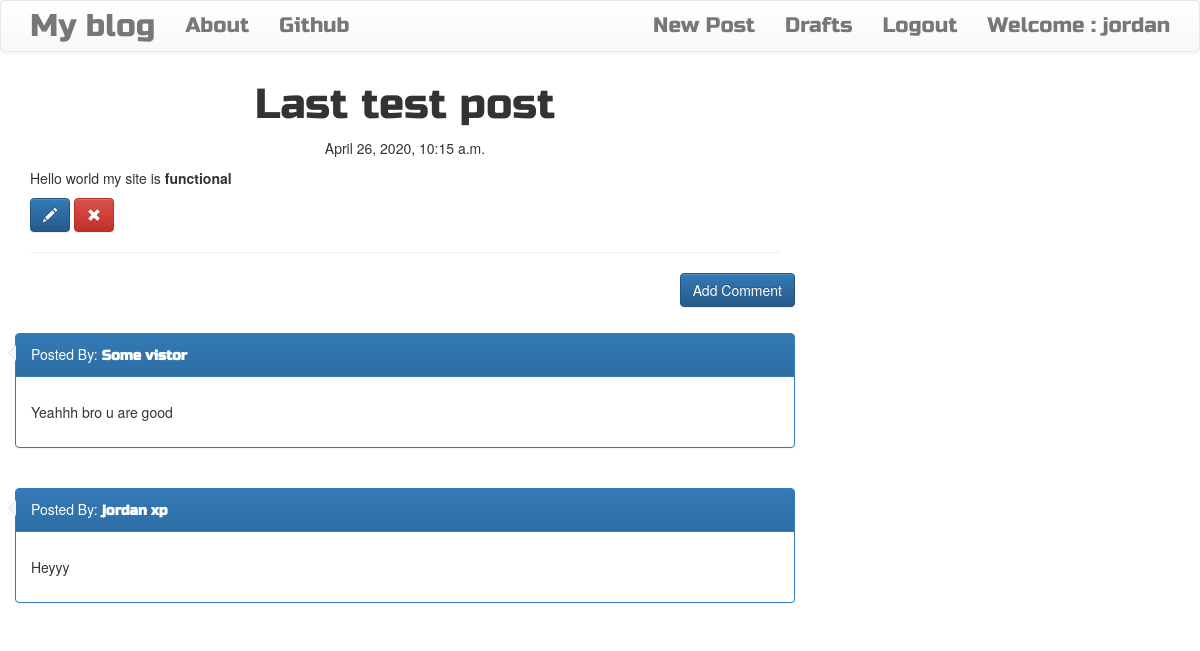
The page /blog/post/8 (signed in) on the database its author committed.
### blog/models.py (models this page shows, shortened)
class Post(models.Model):
    author = models.ForeignKey('auth.User',on_delete=models.PROTECT)
    title = models.CharField(max_length=250)
    text = models.TextField()
    create_date = models.DateTimeField(default=timezone.now)# timezone function and not executing it instead
    published_date = models.DateTimeField(blank=True,null=True)

class Comment(models.Model):
    post = models.ForeignKey('blog.Post', related_name='comments',on_delete=models.PROTECT)
    author = models.CharField(max_length=20)
    text = models.TextField()
    create_date = models.DateTimeField(default=timezone.now())
    approved_comment = models.BooleanField(default=False)

### blog/views.py (the view)
# urls.py: path("/post/<int:pk>",views.PostDetailView.as_view(),name="post_detail"),
class PostDetailView(DetailView):
    model = Post

### blog/templates/blog/post_detail.html (shortened to what this page needs)
{% extends 'blog/base.html' %}
{% block bodyblock %}
<h1 class="posttile loader"> {{ post.title }}</h1>
{%  if post.published_date %}
    <div class="date postdate">
        {{ post.published_date }}
    </div>
{% else %}
    <a class="btn btn-default" href="{% url 'post_publish' pk=post.pk %}">Publish</a>
{% endif %}
    <p class="postcontent">{{ post.text|safe|linebreaksbr }}</p>
    {% if user.is_authenticated %}
        <a href="{% url 'post_edit' pk=post.pk %}" class="btn btn-primary">
            <span class="glyphicon glyphicon-pencil"></span>
        </a>
        <a href="{% url 'post_delete' pk=post.pk %}" class="btn btn-danger">
            <span class="glyphicon glyphicon-remove"></span>
        </a>
    {% endif %}
<hr>
<a href="{% url 'add_comment_post' pk=post.pk %}" class="btn btn-primary btn-comment">Add Comment</a>
<br><br>
<div class="container">
    {% for comment in post.comments.all %}
        <br>
        {% if user.is_authenticated or comment.approved_comment %}
</div>
            <div class="row">
                <div class="panel panel-primary">
                <div class="panel-heading">
                Posted By: <strong class="commenttile">{{ comment.author }}</strong>
                </div>
                <div class="panel-body">
                <p>{{ comment.text|safe|linebreaks }}</p>
                </div>
                </div>
            </div>
        {% endif %}
        {% empty %}
            <p> No comments... </p>
    {% endfor %}
</div>
{% endblock %}

### blog/templates/blog/base.html (shortened to what this page needs)
<!doctype html>
{% load staticfiles %}
<html lang="en">
  <head>
    <link rel="stylesheet" href="https://maxcdn.bootstrapcdn.com/bootstrap/3.3.7/css/bootstrap.min.css">
    <link rel="stylesheet" href="https://maxcdn.bootstrapcdn.com/bootstrap/3.3.7/css/bootstrap-theme.min.css">
    <link rel="stylesheet" href="//cdn.jsdelivr.net/npm/medium-editor@latest/dist/css/medium-editor.min.css" type="text/css" media="screen" charset="utf-8">
    <link rel="stylesheet" href="{% static 'css/blog.css' %}">
    <link href="https://stackpath.bootstrapcdn.com/font-awesome/4.7.0/css/font-awesome.min.css" rel="stylesheet">
  </head>
  <body class="loader">
      <nav class="navbar navbar-default techfont custom-navbar">
        <div class="container">
          <ul class="nav navbar-nav">
            <li><a class="navbar-brand bigbrand" href="{% url 'post_list' %}">My blog</a></li>
            <li><a class="nav-link" href="{% url 'about' %}">About</a></li>
            <li><a class="nav-link" href="https://www.github.com/jkinathan">Github</a></li>
          </ul>
          <ul class="nav navbar-nav navbar-right">
            {% if user.is_authenticated %}
              <li><a class="nav-link" href="{% url 'post_create' %}">New Post</a></li>
              <li><a class="nav-link" href="{% url 'drafts' %}">Drafts</a></li>
              <li><a class="nav-link" href="{% url 'logout' %}">Logout</a></li>
              <li>
                  <a>
                  Welcome : {{ user.username }}
                  </a>
              </li>
            {% else %}
              <li>
                <a class="nav navbar-right" href="{% url 'login' %}">
                  <span class="glyphicon glyphicon-user"></span>
                </a>
              <li>
            {% endif %}
          </ul>
        </div>
      </nav>
      <div class="content container">
        <div class="row">
          <div class="col-md-8">
            <div class="blog_posts">
              {% block bodyblock %}
              {% endblock bodyblock %}
            </div>
          </div>
  </body>
</html>

### blog/static/css/blog.css (style rules this page uses)
.techfont { font-family: 'Russo One', sans-serif; font-size: 1.5em; margin-bottom: 10px; }
.bigbrand { font-size: 1.5em; }
.loader { filter: hue-rotate(0deg); color: linear-gradient(45deg, #0f8, #08f); animation: hue 10000ms infinite linear; }
.postdate { text-align: center; }
.posttile { font-family: 'Russo One', sans-serif; font-size: 3em; text-align: center; }
.commenttile { font-family: 'Russo One', sans-serif; font-size: 1em; }
.postcontent { font-family: 'Montserrat'; font-size: 1.5em; }
.btn-comment { position: absolute; right: 0px; }
.panel { position:relative; }
.panel>.panel-heading:after,.panel>.panel-heading:before { position:absolute; top:11px;left:-16px; right:100%; width:0; height:0; display:block; content:" "; border-color:transparent; border-style:solid solid outset; pointer-events:none; }
.panel>.panel-heading:after { border-width:7px; border-right-color:#f7f7f7; margin-top:1px; margin-left:2px; }
.panel>.panel-heading:before { border-right-color:#ddd; border-width:8px; }

### rows shown on the page
Post: title "Last test post", published_date "April 26, 2020, 10:15 a.m.", text "Hello world my site is functional"
Comment: author "Some vistor", text "Yeahhh bro u are good"
Comment: author "jordan xp", text "Heyyy"

### other values the page prints
{{ user.username }} "jordan"
